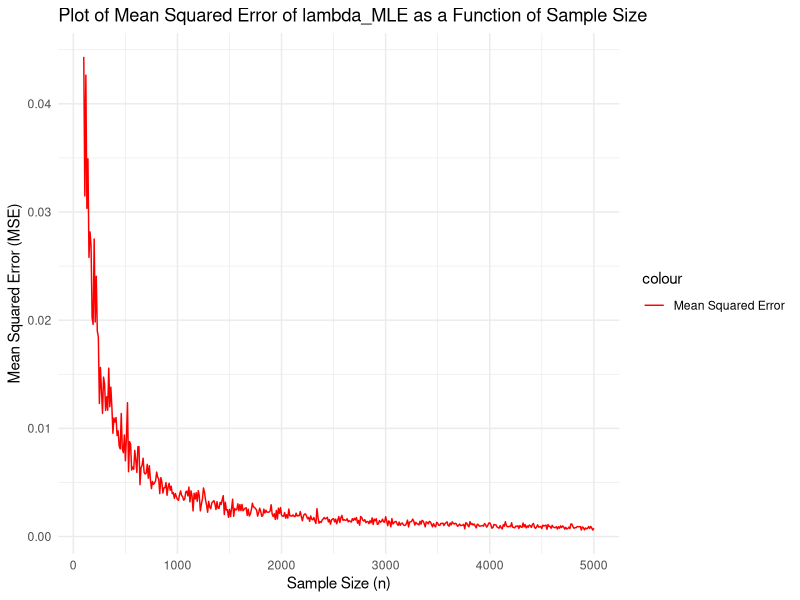
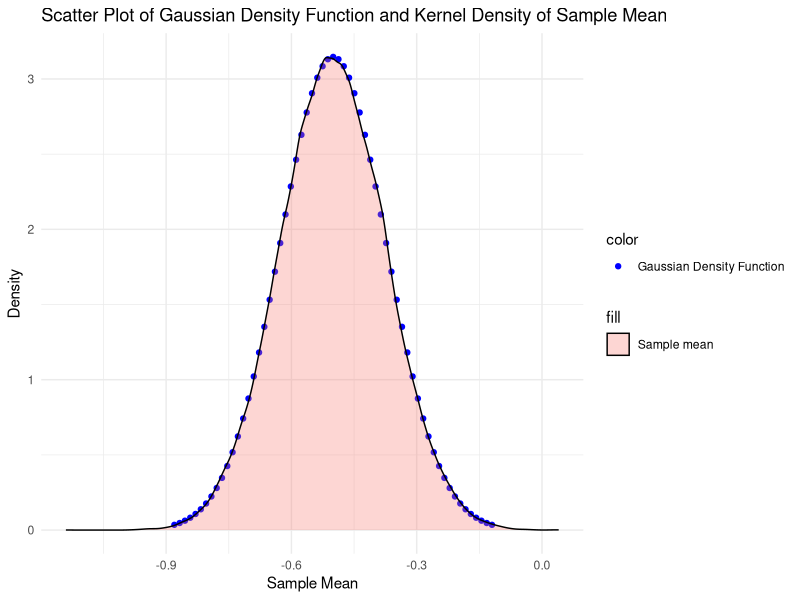

These figures' R source, in order:
## ---- chunk 1
# Load packages
library(tidyverse)
library(ggplot2)

# Load data set
market_df = read.csv("supermarket_data_2024(1).csv")
## ---- chunk 2
# Instant b is given
b = 300 

# Number of observations
time_lengths = market_df$TimeLength
n = length(time_lengths)

# Calculate the MLE
lambda_mle = n / sum(time_lengths - b)

# Print the MLE for lambda
cat("The MLE for lambda is:", lambda_mle, "\n")
## ---- chunk 3
# Bootstrap Confidence Interval for lambda
# Set random seed
set.seed(123)  
# Number of bootstrap samples is given
resamples_size = 10000  
# Initialize a variable to store results of each estimation
bootstrap_estimates = numeric(resamples_size)

# Start the estimation
for(i in 1:resamples_size){
  # Resample with replacement from market_df
  resample = sample(time_lengths,n,replace = TRUE)
  # Store each MLE in bootstrap_estimates
  bootstrap_estimates[i] = n / sum(resample - b)
}

# Calculate the 95% bootstrap confidence interval (2.5% to 97.5%)
lower_bound = quantile(bootstrap_estimates, 0.025)
upper_bound = quantile(bootstrap_estimates, 0.975)

cat("The 95% bootstrap confidence interval for lambda is:",
    lower_bound, "to", upper_bound, "\n")
## ---- chunk 4
# Set given true parameters
true_lambda = 2
b = 0.01

# Define the range of sample sizes (from 100 to 5000 in increments of 10)
sample_sizes = seq(100, 5000, by = 10)
num_trials = 100

# Initialize a variable to store the mean squared errors for each sample
mse_values = numeric(length(sample_sizes))

# Function to calculate the MLE of lambda
calculate_lambda_mle = function(sample, b) {
  n = length(sample)
  n / sum(sample - b)
}

# Start the simulation study
# Set random seed
set.seed(321)  
for (j in seq_along(sample_sizes)) {
  # Set sample size for this trail
  n = sample_sizes[j]
  
  # Store the MLEs for the current sample size across trials
  mle_estimates = numeric(num_trials)
  
  for (i in 1:num_trials) {
    # Generate a sample from exponential distribution with rate = true_lambda
    sample = b + rexp(n, rate = true_lambda)
    
    # Compute the MLE for the current sample
    mle_estimates[i] = calculate_lambda_mle(sample, b)
  }
  
  # Calculate the mean squared error for current sample size
  mse_values[j] = mean((mle_estimates - true_lambda)^2)
}

# Create a data frame and ready for plot
mse_data = data.frame(
  SampleSize = sample_sizes,
  MSE = mse_values
)

# Plot the Mean Squared Error as a function of sample size using ggplot2
ggplot(mse_data, aes(x = SampleSize, y = MSE,color = "Mean Squared Error" )) +
  geom_line() +
  labs(
    title = "Plot of Mean Squared Error of lambda_MLE as a Function of Sample Size",
    x = "Sample Size (n)",
    y = "Mean Squared Error (MSE)",
    color = "colour"
  ) +
  scale_color_manual(values = c("Mean Squared Error" = "red")) +
  theme_minimal()
## ---- chunk 5
# Function to compute the expectation E(X)
compute_expectation_X = function(a, b) {
  # Expectation E(X)
  expectation = (2 * (a * (a - 1) - b * (b - 1))) / ((a + b) * (a + b - 1))
  return(expectation)
}

# Function to compute the variance Var(X)
compute_variance_X = function(a, b) {
  # Compute E(X^2)
  E_X2 = 4 * (a*(a-1)+b*(b-1)) / ((a+b)*(a+b-1))
  
  # Compute E(X)
  E_X = compute_expectation_X(a, b)
  
  # Variance Var(X) = E(X^2) - (E(X))^2
  variance = E_X2 - (E_X)^2
  return(variance)
}
## ---- chunk 6
# Function to generate a sample of X1, X2, ..., Xn of independent copies of X
sample_Xs = function(a, b, n) {
  # Define the probability of 2 red balls
  p_2r = (a * (a - 1)) / ((a + b) * (a + b - 1))
  
  # Define the probability of 1 red ball and 1 blue ball
  p_1r1b = (2 * a * b) / ((a + b) * (a + b - 1))
  
  # Define the probability of 2 blue balls
  p_2b = (b * (b - 1)) / ((a + b) * (a + b - 1))
  
  # Generate the sample of n independent copies of X
  sample <- sample(c(2, 0, -2), size = n, replace = TRUE, prob = c(p_2r, p_1r1b, p_2b))
  
  return(sample)
}
## ---- chunk 7
# Set default parameters
a = 3
b = 5
n = 100000

# Compute numerical value of E(X) and Var(X)
E_X <- compute_expectation_X(a, b)
Var_X <- compute_variance_X(a, b)

# Generate a sample X1, X2, ..., Xn of X
# Set random seed
set.seed(228)
sample_X <- sample_Xs(a, b, n)

# Compute the sample mean and sample variance
sample_mean <- mean(sample_X)
sample_variance <- var(sample_X)

# Print the results
cat("Population E(X):", E_X, "\n")
cat("Population Var(X):", Var_X, "\n")
cat("Sample Mean of X:", sample_mean, "\n")
cat("Sample Variance of X:", sample_variance, "\n")

# Calculate the difference
cat("The difference between sample mean to E(X):",abs(E_X - sample_mean),"\n")
cat("The difference between sample variance to Var(X):",abs(Var_X - sample_variance),"\n")
## ---- chunk 8
# Set default variables
a <- 3
b <- 5
n <- 100
trials <- 50000

# Define a vector to store sample mean for each trial
sample_means = numeric(trials)

# Generate sample_means
for(i in 1:trials){
  x = sample_Xs(a,b,n)
  sample_means[i] = mean(x)
}
## ---- chunk 9
# Load ggplot package
library(ggplot2)

# Set mu and sigma
mu = E_X
sigma = sqrt(Var_X/n)

# Create sequence of Xi
x_seq = seq(mu - 3 * sigma,mu + 3 * sigma, by = 0.1 * sigma)

# Create Gaussian density function
f_g = dnorm(x_seq, mean = mu, sd = sigma)

# Create a data frame for the plot
f_g_data <- data.frame(x = x_seq, f_g = f_g)

# Create the plot for the density plot and the scatter plot
ggplot() +
  # Scatter plot of Gaussian points
  geom_point(data = f_g_data, aes(x = x, y = f_g, color = "Gaussian Density Function")) +  
  # Kernel density of sample means
  geom_density(aes(x = sample_means, fill = "Sample mean"), alpha = 0.3) +  
  labs(title = "Scatter Plot of Gaussian Density Function and Kernel Density of Sample Mean",
       x = "Sample Mean",
       y = "Density",
       color = "color") +
  scale_color_manual(values = c("Gaussian Density Function" = "blue", "Kernel" = "red")) +
  theme_minimal()
